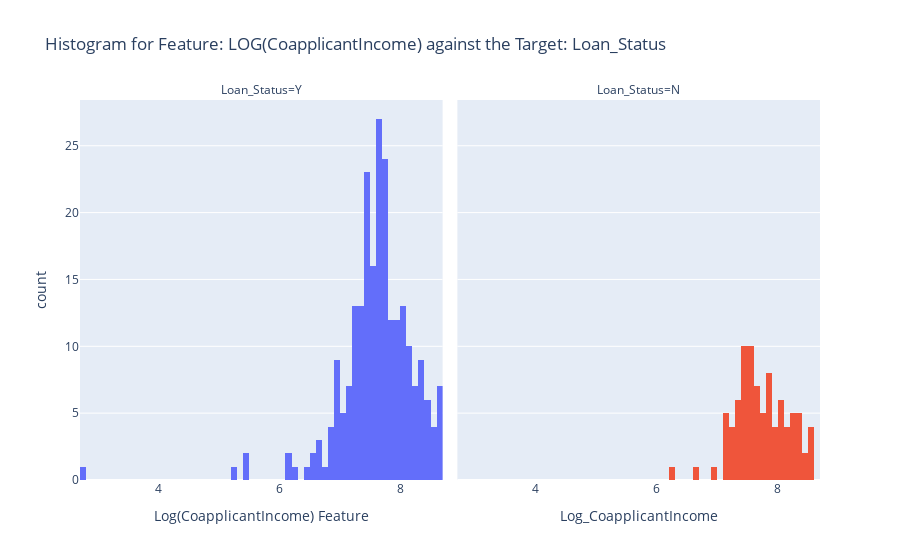

Notebook code cell kept with this figure:
### Markdown cell above
#### Observation

Observation form the data we can clearly tell that co applicnt income was not a decising factor 
in being awarded a Loan, from both box plots we a cettain that the lower 25% of applicants had no Co applicant 
income, further more the the avarage of those denied and those accepted had incomes of 268 and 1,239.5 along with an upper fence of 5701 for 'yes' Loae_Status  and 5302 for 'No' Loae_Status  
Key points

### Code cell
# Log transformation
raw['Log_CoapplicantIncome'] = np.log(raw['CoapplicantIncome']) #created a new column
#print(raw_data_df.columns)

# Plot the transformed data
fig = px.histogram(data_frame=raw, x='Log_CoapplicantIncome', color='Loan_Status',
                   title='Histogram for Feature: LOG(CoapplicantIncome) against the Target: Loan_Status',
                   facet_col='Loan_Status')
fig.update_layout(xaxis_title='Log(CoapplicantIncome) Feature', showlegend=False)
fig.show()

### Figure 1 — Plotly figure (JSON) as saved in the notebook; plotly's stock layout.template omitted (floating-point values rounded to 4 significant figures; data arrays with more than 128 entries replaced by an {"elided": "..."} marker saying what was removed)
{"data": [{"alignmentgroup": "True", "bingroup": "x", "hovertemplate": "Loan_Status=Y<br>Log_CoapplicantIncome=%{x}<br>count=%{y}<extra></extra>", "legendgroup": "Y", "marker": {"color": "#636efa", "pattern": {"shape": ""}}, "name": "Y", "offsetgroup": "Y", "orientation": "v", "showlegend": true, "type": "histogram", "x": {"elided": "412 float values"}, "xaxis": "x", "yaxis": "y"}, {"alignmentgroup": "True", "bingroup": "x", "hovertemplate": "Loan_Status=N<br>Log_CoapplicantIncome=%{x}<br>count=%{y}<extra></extra>", "legendgroup": "N", "marker": {"color": "#EF553B", "pattern": {"shape": ""}}, "name": "N", "offsetgroup": "N", "orientation": "v", "showlegend": true, "type": "histogram", "x": {"elided": "184 float values"}, "xaxis": "x2", "yaxis": "y2"}], "layout": {"annotations": [{"font": {}, "showarrow": false, "text": "Loan_Status=Y", "x": 0.245, "xanchor": "center", "xref": "paper", "y": 1, "yanchor": "bottom", "yref": "paper"}, {"font": {}, "showarrow": false, "text": "Loan_Status=N", "x": 0.755, "xanchor": "center", "xref": "paper", "y": 1, "yanchor": "bottom", "yref": "paper"}], "barmode": "relative", "legend": {"title": {"text": "Loan_Status"}, "tracegroupgap": 0}, "showlegend": false, "title": {"text": "Histogram for Feature: LOG(CoapplicantIncome) against the Target: Loan_Status"}, "xaxis": {"anchor": "y", "domain": [0, 0.49], "title": {"text": "Log(CoapplicantIncome) Feature"}}, "xaxis2": {"anchor": "y2", "domain": [0.51, 1], "matches": "x", "title": {"text": "Log_CoapplicantIncome"}}, "yaxis": {"anchor": "x", "domain": [0, 1], "title": {"text": "count"}}, "yaxis2": {"anchor": "x2", "domain": [0, 1], "matches": "y", "showticklabels": false}}}
